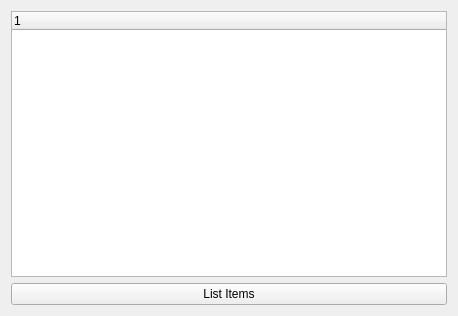
<?xml version="1.0" encoding="UTF-8"?>
<ui version="4.0">
 <class>Widget</class>
 <widget class="QWidget" name="Widget">
  <property name="geometry">
   <rect>
    <x>0</x>
    <y>0</y>
    <width>458</width>
    <height>316</height>
   </rect>
  </property>
  <property name="windowTitle">
   <string>Widget</string>
  </property>
  <layout class="QVBoxLayout" name="verticalLayout">
   <item>
    <widget class="QTreeWidget" name="treeWidget">
     <column>
      <property name="text">
       <string notr="true">1</string>
      </property>
     </column>
    </widget>
   </item>
   <item>
    <widget class="QPushButton" name="pushButtonListItems">
     <property name="text">
      <string>List Items</string>
     </property>
    </widget>
   </item>
  </layout>
 </widget>
 <resources/>
 <connections/>
</ui>
